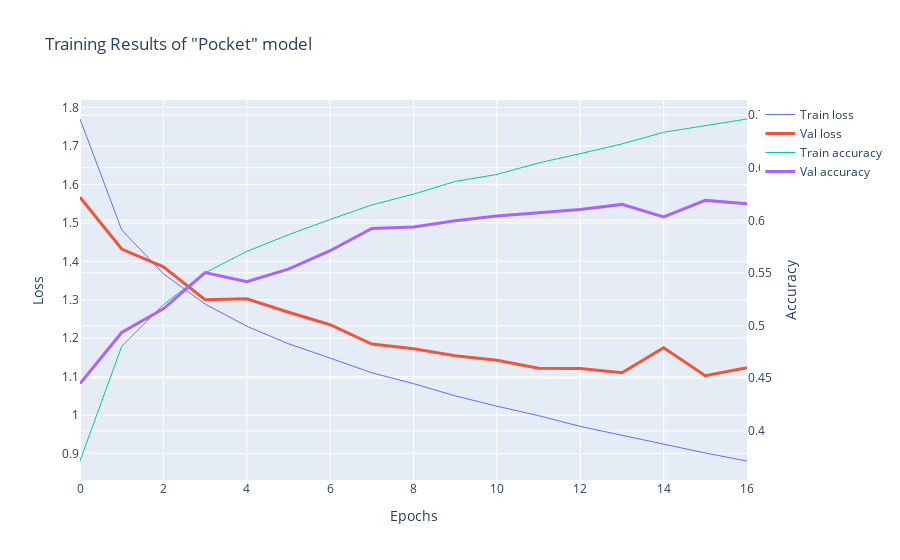

Notebook code cell kept with this figure:
### Code cell
results_pocket_model = train_model(pocket_model, X_train, y_train, X_val=X_val, y_val=y_val, epochs=100, patience=3, threshold=1e-2, verbose=1)
df_results = pd.DataFrame(results_pocket_model).T
df_results.index.name = 'Epoch'
plot_results(df_results, '"Pocket" model')

### Figure 1 — Plotly figure (JSON) as saved in the notebook; plotly's stock layout.template omitted (floating-point values rounded to 4 significant figures)
{"data": [{"fill": "none", "line": {"width": 1}, "mode": "lines", "name": "Train loss", "type": "scatter", "x": [0, 1, 2, 3, 4, 5, 6, 7, 8, 9, 10, 11, 12, 13, 14, 15, 16], "y": [1.77, 1.482, 1.368, 1.289, 1.231, 1.186, 1.148, 1.11, 1.082, 1.05, 1.023, 0.9986, 0.9707, 0.9477, 0.9237, 0.9015, 0.8807]}, {"fill": "none", "line": {"width": 3}, "mode": "lines", "name": "Val loss", "type": "scatter", "x": [0, 1, 2, 3, 4, 5, 6, 7, 8, 9, 10, 11, 12, 13, 14, 15, 16], "y": [1.567, 1.432, 1.386, 1.3, 1.302, 1.268, 1.235, 1.185, 1.172, 1.155, 1.143, 1.122, 1.121, 1.11, 1.175, 1.103, 1.123]}, {"fill": "none", "line": {"width": 1}, "mode": "lines", "name": "Train accuracy", "type": "scatter", "x": [0, 1, 2, 3, 4, 5, 6, 7, 8, 9, 10, 11, 12, 13, 14, 15, 16], "y": [0.3715, 0.4804, 0.5199, 0.5502, 0.5705, 0.5863, 0.6008, 0.6146, 0.6248, 0.6369, 0.6435, 0.6544, 0.6633, 0.6725, 0.6836, 0.6901, 0.6962], "yaxis": "y2"}, {"fill": "none", "line": {"width": 3}, "mode": "lines", "name": "Val accuracy", "type": "scatter", "x": [0, 1, 2, 3, 4, 5, 6, 7, 8, 9, 10, 11, 12, 13, 14, 15, 16], "y": [0.445, 0.4935, 0.516, 0.5503, 0.5418, 0.5537, 0.5711, 0.5923, 0.5937, 0.5995, 0.6041, 0.6071, 0.6103, 0.6151, 0.6032, 0.6189, 0.6158], "yaxis": "y2"}], "layout": {"title": {"text": "Training Results of \"Pocket\" model"}, "xaxis": {"title": {"text": "Epochs"}}, "yaxis": {"title": {"text": "Loss"}}, "yaxis2": {"overlaying": "y", "side": "right", "title": {"text": "Accuracy"}}}}
